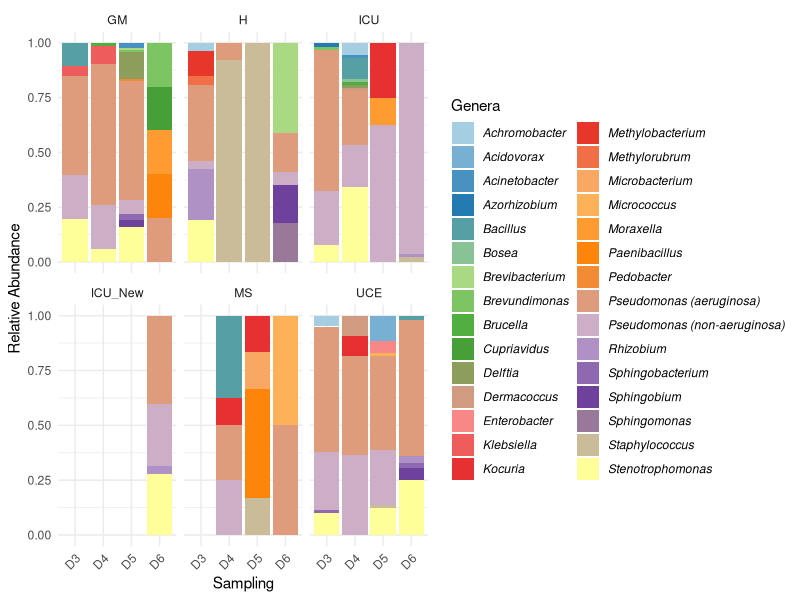
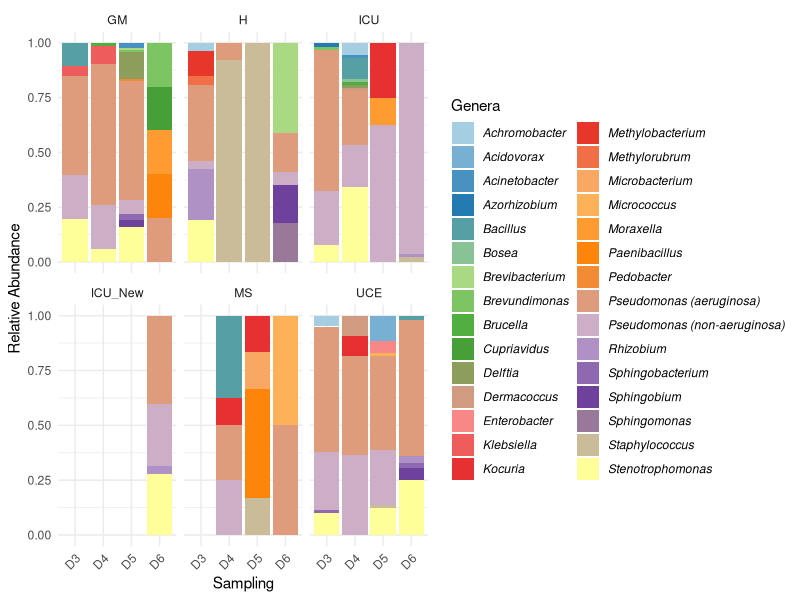
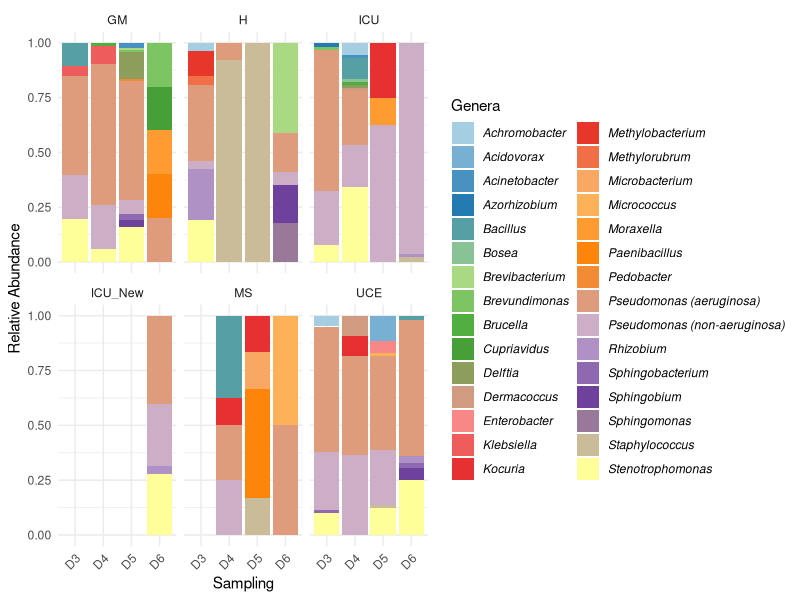
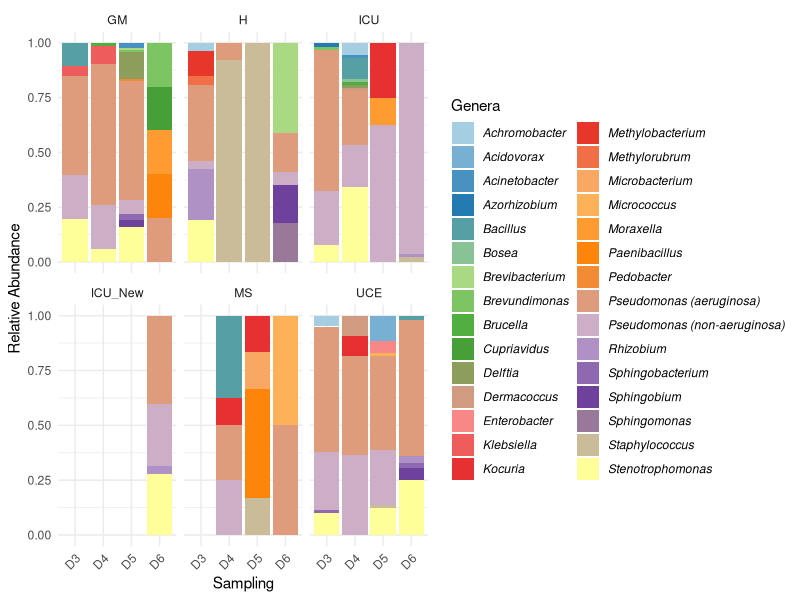

Write the R code that produced these figures, in order.
# Load required libraries
library(readxl)
library(tidyverse)
library(ggplot2)
library(RColorBrewer)  

# Read data
dataG <- read_excel("Data/Genera.xlsx")

# Reshape data to long format and calculate relative abundance
dfG_long <- dataG %>%
  pivot_longer(cols = -c(Ward, Sampling),   
               names_to = "Genera",
               values_to = "Abundance") %>%
  na.omit() %>%                             
  group_by(Ward, Sampling) %>%              
  mutate(TotalAbundance = sum(Abundance)) %>%  
  ungroup() %>%
  mutate(RelativeAbundance = Abundance / TotalAbundance)  

# Generate a color palette for the unique genera
genus_colors <- colorRampPalette(brewer.pal(11, "Paired"))(n_distinct(dfG_long$Genera))

# Plot relative abundance by genera for each Sampling and Ward
genera_plot <- ggplot(dfG_long, aes(x = Sampling, y = RelativeAbundance, fill = Genera)) +
  geom_bar(stat = "identity") +  
  facet_wrap(~ Ward) +           
  labs(x = "Sampling", 
       y = "Relative Abundance", 
       fill = "Genera") +       
  theme_minimal() +              
  theme(
    axis.text.x = element_text(angle = 45, hjust = 1),  
    legend.text = element_text(face = "italic"),        
    legend.position = "right",                           
    panel.background = element_rect(fill = "white", colour = NA),  
    plot.background = element_rect(fill = "white", colour = NA)    
  ) +
  scale_fill_manual(values = genus_colors)  

# Display the plot
print(genera_plot)

# Save the plot as a PNG file 
ggsave("output/genera_relative_abundance.png", genera_plot, width = 10, height = 8, bg = "white", dpi = 300)
ggsave("output/genera_relative_abundance.tiff", genera_plot, width = 10, height = 8, bg = "white", dpi = 300)
ggsave("output/genera_relative_abundance.svg", genera_plot, width = 10, height = 8, bg = "white")

